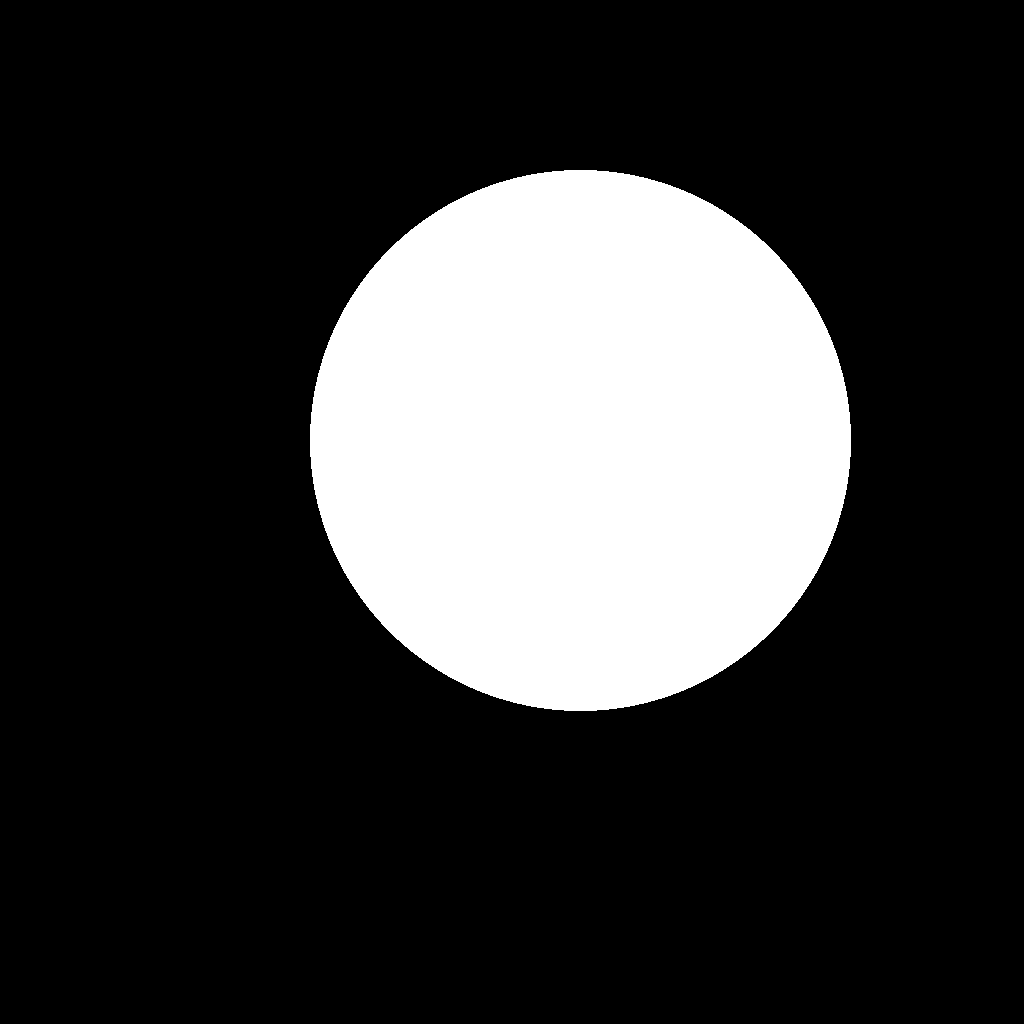

The script that saved this image:
"""Disk mask for the 'erased' region. White = blur (erase), black = keep. CLASSICAL."""
from pathlib import Path

from PIL import Image, ImageDraw

HERE = Path(__file__).resolve().parent
W = H = 1024
CENTRE = (580, 440)   # off-centre so the wheel's 5-fold centre is not the subject
RADIUS = 270  # bbox 541 px -> ceil(log2 541) * 2 = 20 qubits, blur-v1's maximum


def main():
    m = Image.new("L", (W, H), 0)
    cx, cy = CENTRE
    ImageDraw.Draw(m).ellipse([cx - RADIUS, cy - RADIUS, cx + RADIUS, cy + RADIUS], fill=255)
    m.save(HERE / "mask.png")
    print(f"mask.png: disk r={RADIUS} at {CENTRE}")


if __name__ == "__main__":
    main()
